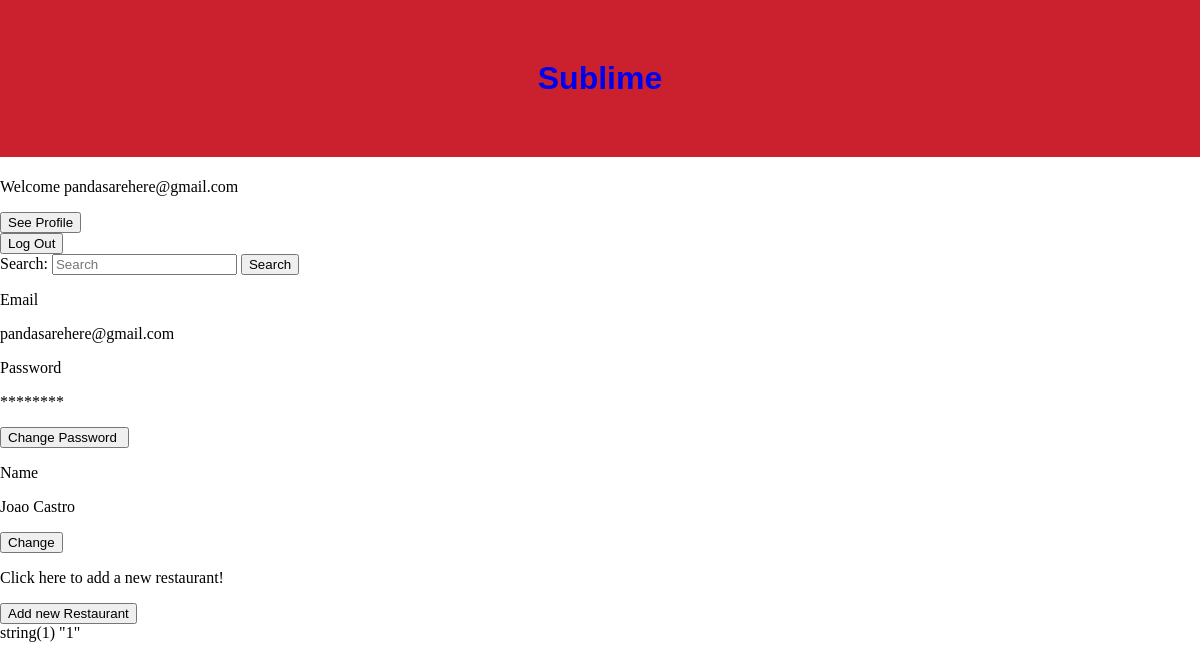
Page /userProfile.php (signed in) on the earlier database version.
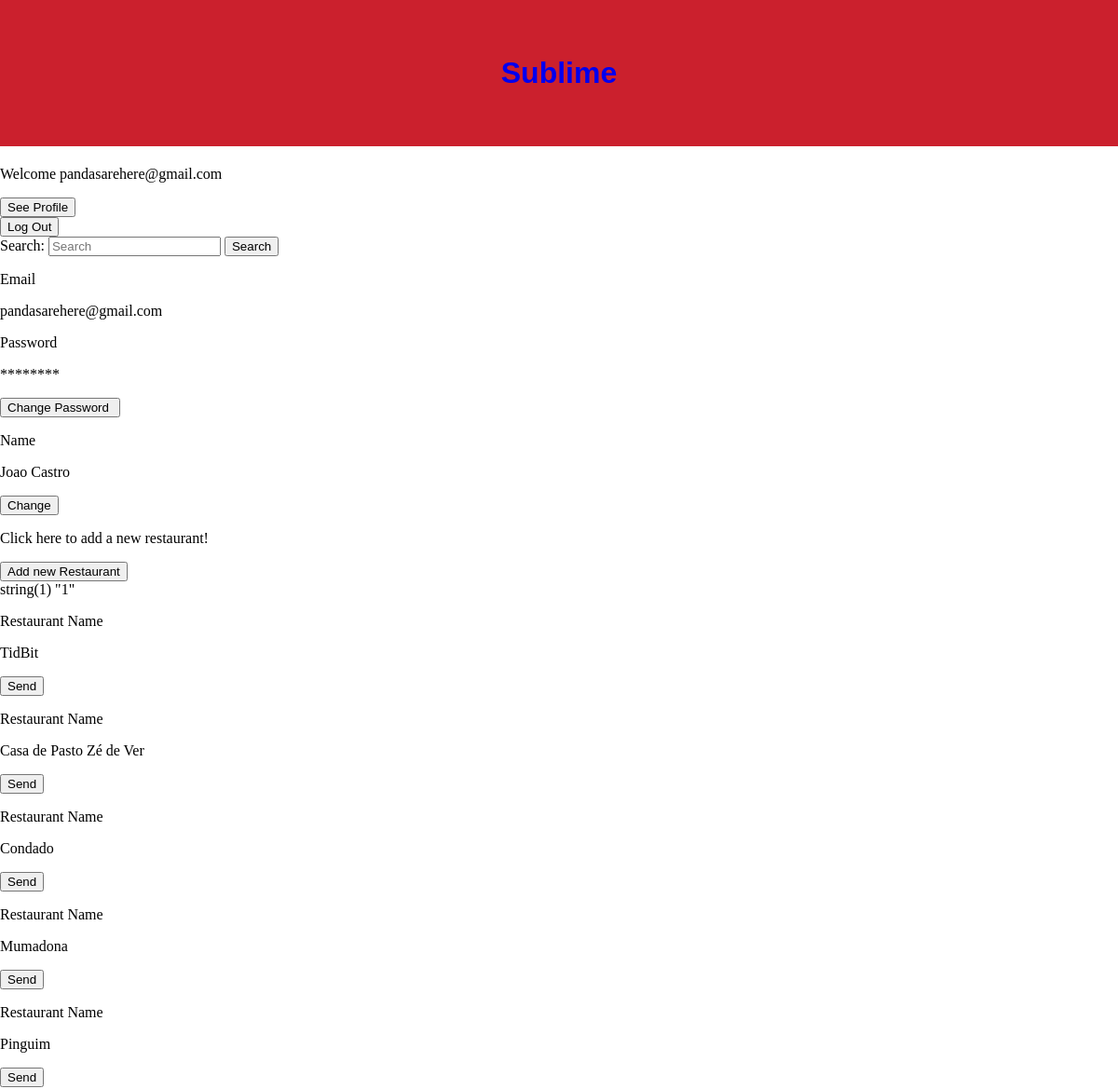
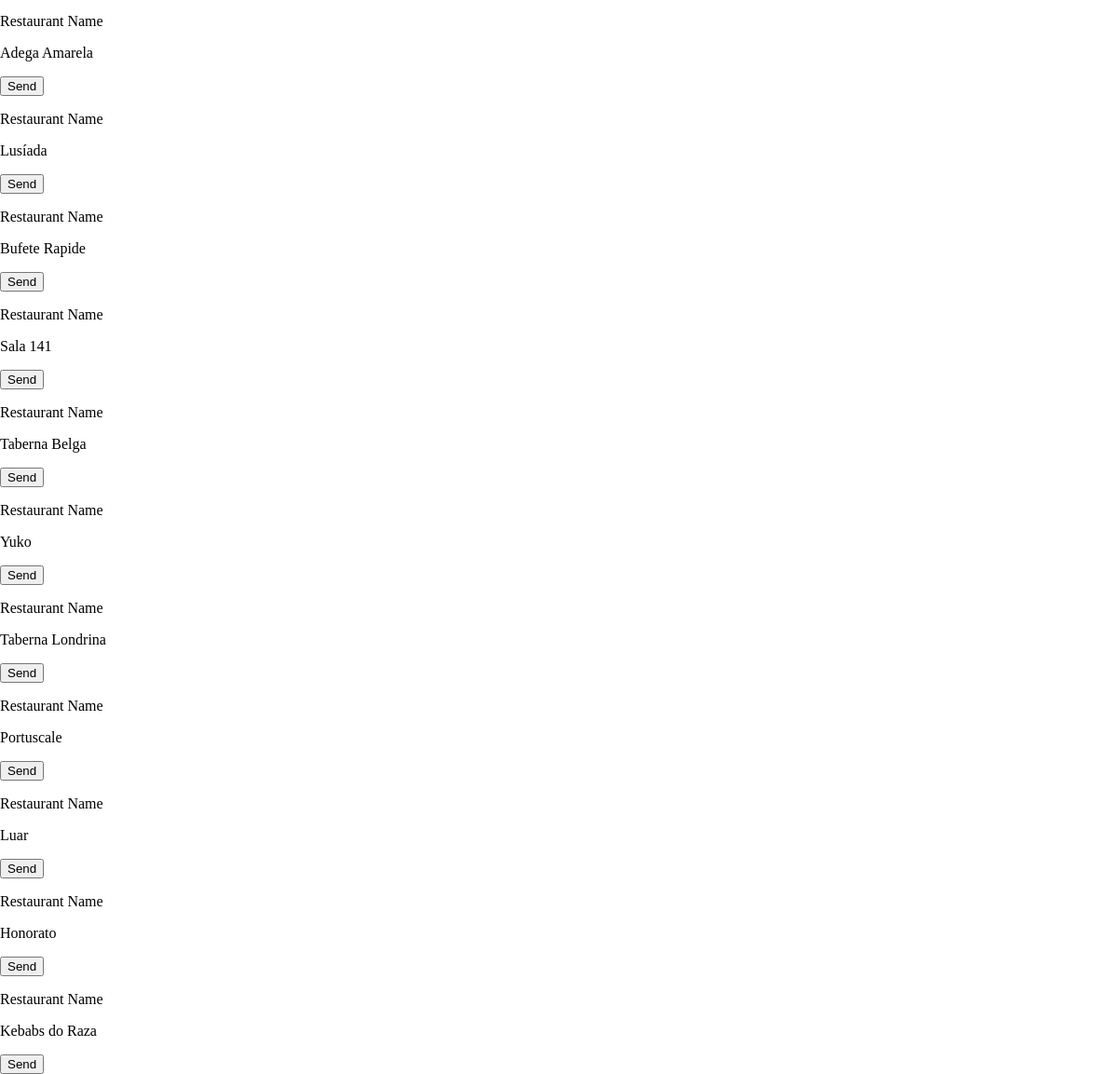
Same page on the later database version (2 pictures, top to bottom).
### tables this page shows
CREATE TABLE restaurant(id_restaurant int primary key,
						id_user int REFERENCES user(id_user), 
						name char(50), 
						description char(50), 
						rate int,
						contact char(9),
						photo char(50),
						address char(50));

### allMyRestaurants.php (the view, shortened to what this page needs)
<?php
	$db = new PDO('sqlite:Tables.db');
	$username = $_SESSION['username'];
	$stmtuser = $db->prepare('SELECT * FROM user WHERE email = ?');
	$stmtuser->execute(array($username));
	$result= $stmtuser->fetchAll();
	$user_id = $result[0]['id_user'];
	var_dump($user_id);
	$stmt = $db->prepare('SELECT * FROM restaurant WHERE id_user = ?');
	$stmt->execute(array($user_id));
	$result= $stmt->fetchAll();
?>
<html>
 <head>
 </head>
 <body>
	<form action="restaurantPage.php" method="post">
	<?php if(!isset($_SESSION['nousername'])){ foreach( $result as $row) { ?>
		<p class="RestaurantName">Restaurant Name</p>
		<p><?= $row['name'] ?> </p>
		<button  type="submit" name= "restId" value= "<?= $row['id_restaurant'] ?>">Send</button>
		<?php } }?>
	</form>
 </body>
</html>

Differences in the rows shown:
now on this page (row edited): restaurant: name "TidBit", $row['id_restaurant'] 1 (drawn)
now on this page (row edited): restaurant: name "Casa de Pasto Zé de Ver", $row['id_restaurant'] 2 (drawn)
now on this page (row edited): restaurant: name "Condado", $row['id_restaurant'] 3 (drawn)
now on this page (row edited): restaurant: name "Mumadona", $row['id_restaurant'] 4 (drawn)
now on this page (row edited): restaurant: name "Pinguim", $row['id_restaurant'] 5 (drawn)
now on this page (row edited): restaurant: name "Adega Amarela", $row['id_restaurant'] 6 (drawn)
added restaurant: name "Lusíada", $row['id_restaurant'] 7 (drawn)
added restaurant: name "Bufete Rapide", $row['id_restaurant'] 8 (drawn)
added restaurant: name "Sala 141", $row['id_restaurant'] 9 (drawn)
added restaurant: name "Taberna Belga", $row['id_restaurant'] 10 (drawn)
added restaurant: name "Yuko", $row['id_restaurant'] 11 (drawn)
added restaurant: name "Taberna Londrina", $row['id_restaurant'] 12 (drawn)
added restaurant: name "Portuscale", $row['id_restaurant'] 13 (drawn)
added restaurant: name "Luar", $row['id_restaurant'] 14 (drawn)
added restaurant: name "Honorato", $row['id_restaurant'] 15 (drawn)
added restaurant: name "Kebabs do Raza", $row['id_restaurant'] 16 (drawn)
